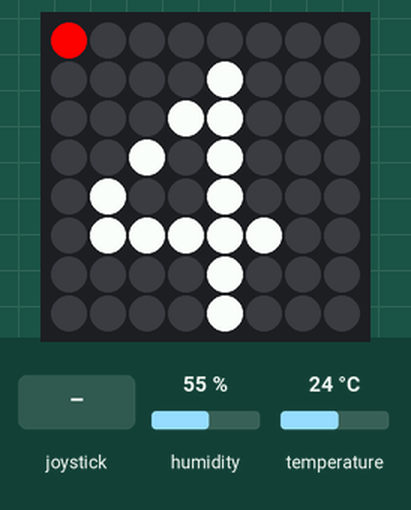
The program below on a simulated Raspberry Pi (BCM pin numbers) with a Sense HAT. Shown: the Sense HAT's 8×8 RGB LED matrix. The test bench sets the inputs (shaded band); at power-on: temperature 24 °C, humidity 55 %.

Above: at 1.2 s.
1.3 s: temperature set to 12 °C
At 6.3 s:
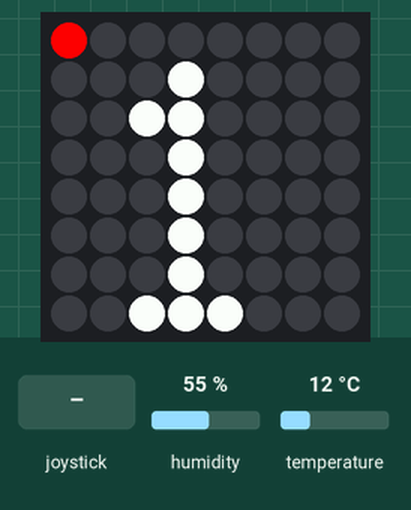
7.3 s: joystick pushed down
At 9.4 s:
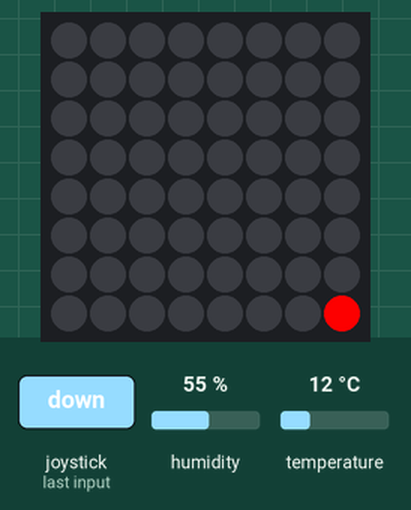
13.8 s: joystick pushed left
At 15.2 s:
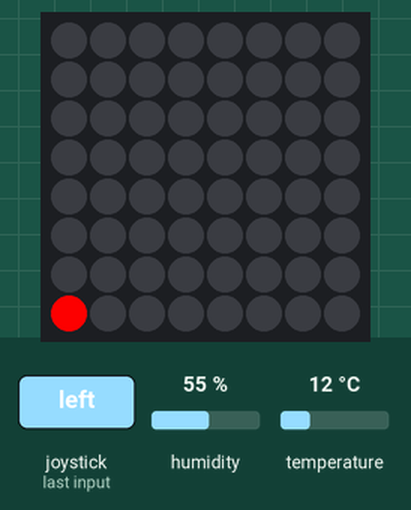
20.3 s: joystick pushed right
At 20.7 s:
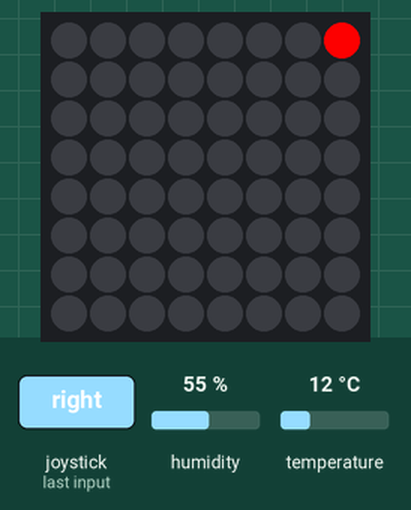
26.1 s: joystick clicked
At 30.1 s:
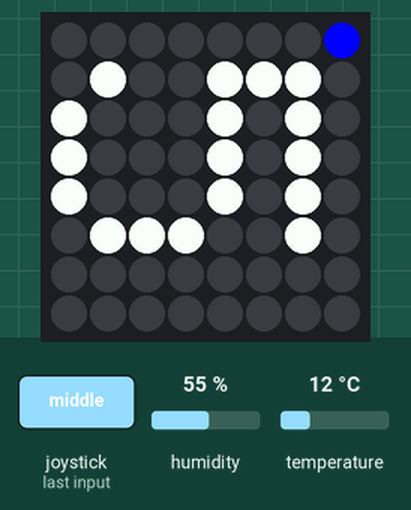
36.3 s: joystick pushed up
At 38.5 s:
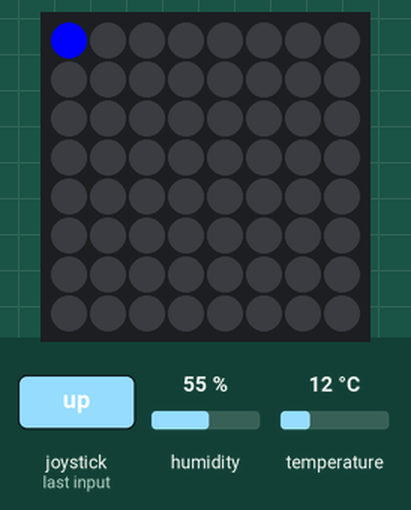
Timing chart, 0 to 40.0 s (numbered marks = the images above; inputs shaded):
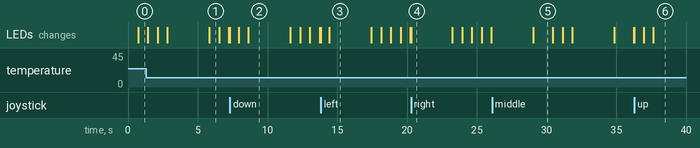

The program:

sensehat_logger.py
```python
#! /bin/python

import argparse
from sense_hat import SenseHat
import time
import signal
import sys

parser = argparse.ArgumentParser(description="Sense HAT temp/humidity display")
parser.add_argument(
    "-p",
    choices=["temp", "fugt"],
    help="Start mode: temp or fugt",
    default="temp",
    nargs="?",
)
args = parser.parse_args()

sense = SenseHat()

# Display mode: True for temperature, False for humidity
display_temp = True if args.p == "temp" else False
rotation = 0  # Default rotation


# Joystick event handlers
def handle_up(event):
    global rotation
    if event.action != "released":
        rotation = 0
        sense.set_rotation(rotation)


def handle_right(event):
    global rotation
    if event.action != "released":
        rotation = 90
        sense.set_rotation(rotation)


def handle_down(event):
    global rotation
    if event.action != "released":
        rotation = 180
        sense.set_rotation(rotation)


def handle_left(event):
    global rotation
    if event.action != "released":
        rotation = 270
        sense.set_rotation(rotation)


def handle_middle(event):
    global display_temp
    if event.action != "released":
        display_temp = not display_temp


sense.stick.direction_up = handle_up
sense.stick.direction_right = handle_right
sense.stick.direction_down = handle_down
sense.stick.direction_left = handle_left
sense.stick.direction_middle = handle_middle


def draw_mode_dot():
    if display_temp:
        sense.set_pixel(0, 0, 255, 0, 0)  # Red for temperature
    else:
        sense.set_pixel(0, 0, 0, 0, 255)  # Blue for humidity


def cleanup(signum=None, frame=None):
    sense.clear()
    print("Exiting...")
    sys.exit(0)


signal.signal(signal.SIGTERM, cleanup)
signal.signal(signal.SIGINT, cleanup)

try:
    while True:
        if display_temp:
            value = sense.get_temperature()
        else:
            value = sense.get_humidity()
        value_str = f"{value:.1f}"
        for char in value_str:
            sense.show_letter(char, text_colour=[255, 255, 255], back_colour=[0, 0, 0])
            draw_mode_dot()
            time.sleep(0.7)
        sense.clear()
        draw_mode_dot()
        time.sleep(3)
except Exception:
    cleanup()
```

Measured:
- after the input at 1.3 s, the LEDs: first differ from a run without the input after 4.5 s (image 1)
- after the input at 7.3 s, the LEDs: first change at once (image 2 shows a later state)
- after the input at 20.3 s, the LEDs: change at once (image 4)
- after the input at 26.1 s, the LEDs: change after 3.0 s (image 5)
- after the input at 36.3 s, the LEDs: first change at once (image 6 shows a later state)
- what the display in image 1 shows lasts 0.7 s, from 5.8 s to 6.5 s
- what the display in image 2 shows lasts 3.0 s, from 8.6 s to 11.6 s
